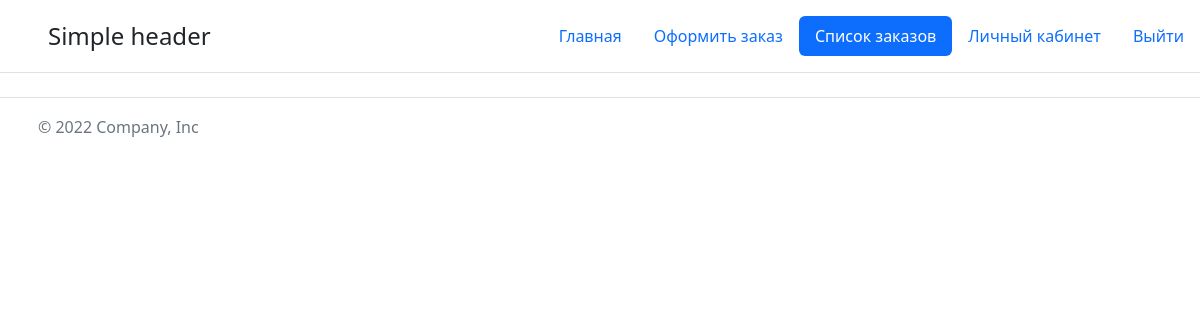
The page /order/list (signed in) on the database as committed earlier.
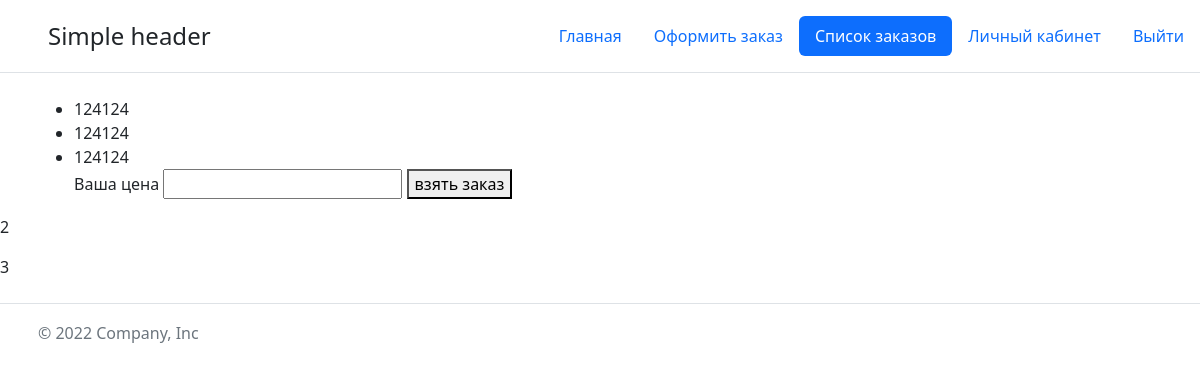
The same page on the database as committed later.
### main/models.py (models this page shows)
class Order(models.Model):
    company = models.ForeignKey(User, on_delete=models.PROTECT, related_name='order_author')
    company_name = models.CharField(max_length=100)
    address_city = models.CharField(max_length=50)
    address_street = models.CharField(max_length=100, blank=True, null=True)
    full_address = models.CharField(max_length=150)
    address_city_to = models.CharField(max_length=50)
    address_street_to = models.CharField(max_length=100, blank=True, null=True)
    full_address_to = models.CharField(max_length=150)
    price = models.DecimalField(verbose_name='Стоимость', max_digits=19, decimal_places=0, blank=True, null=True)
    carrier = models.ForeignKey('Order_wait_list', on_delete=models.PROTECT, related_name='order_carrier',
                                   blank=True, null=True,)
    is_complete = models.BooleanField(default=False, blank=True, null=True)
    is_payments = models.BooleanField(default=False, blank=True, null=True)
    data = models.DateTimeField(auto_now_add=True, blank=True, null=True)
    data_update = models.DateTimeField(auto_now=True, blank=True, null=True)
    def __str__(self):
        return f'{self.id}'

### main/views.py (the view)
# urls.py: path('order/list', views.order_list, name='order_list'),
def order_list(request):
    paginate_by = 2
    p = Order.objects.all().order_by('-id').exclude(company=request.user).exclude(order_in_w_list__carrier=request.user)
    paginator = Paginator(p, paginate_by)
    page_number = request.GET.get('page')
    page_obj = paginator.get_page(page_number)
    page_paginator = page_obj.has_other_pages()
    if not request.user.is_authenticated:
        messages.warning(request, f'Вам необходимо зарегистрироваться!')
        return redirect('login')
    if not request.user.is_carrier or not request.user.is_verified:
        messages.warning(request, f'Вы не являетесь перевозчиком!')
        return redirect('home')
    if request.method == 'POST':
        form = Add_Carrier_Order(request.POST)
        if form.is_valid():
            form.save()
            messages.success(request, f'Заявка оставлена!')
            return redirect('order_list')
        else:
            messages.warning(request, f'Ошибочка повторите попытку!')
            form = Add_Carrier_Order(request.POST)
            return render(request, 'main/order_list.html', {'title': 'Список заказов',
                                                            'active_order_list': 'active',
                                                            'page_obj': page_obj,
                                                            'page_paginator': page_paginator,
                                                            'form': form})
    else:
        form = Add_Carrier_Order()
    return render(request, 'main/order_list.html', {'title': 'Список заказов',
                                                    'active_order_list': 'active',
                                                    'page_obj': page_obj,
                                                    'page_paginator': page_paginator,
                                                    'form': form,
                                                    'query': p})

### main/forms.py
class Add_Carrier_Order(forms.ModelForm):
    queryset_o = Order.objects.all().filter()
    queryset_c = User.object.all().filter()
    order = forms.ModelChoiceField(queryset=queryset_o, widget=forms.HiddenInput())
    carrier = forms.ModelChoiceField(queryset=queryset_c, widget=forms.HiddenInput())
    carrier_price = forms.DecimalField(label='Ваша цена', max_digits=19, decimal_places=0)
    def __init__(self, *args, **kwargs):
        super(Add_Carrier_Order, self).__init__(*args, **kwargs)
        self.fields['order'].widget.attrs.update({
            'value': '{{item}}'
        })
    class Meta:
        model = Order_wait_list
        fields = ('order', 'carrier', 'carrier_price')

### main/templates/main/order_list.html (shortened to what this page needs)
{% extends 'main/base.html' %}
{% block content %}
{%for item in page_obj%}
<div class="container">
    <div class="wrapper">
        <ul>
            <li>{{item.full_address}}</li>
            <li>{{item.full_address_to}}</li>
            <li>{{item.price}}</li>
            <form action="#" method="post">
                {{form.carrier_price.label}}
                {{form.carrier_price}}
                <button id="submit_carrier_order" type="submit">взять заказ</button>
            </form>
        </ul>
    </div>
</div>
<p>{{item.company_id}}</p>
<p>{{item}}</p>
{%endfor%}
{% endblock %}

### main/templates/main/base.html (shortened to what this page needs)
<!DOCTYPE html>
<html lang="ru">
<head>
    {% load static %}
    <link href="https://cdn.jsdelivr.net/npm/bootstrap@5.2.1/dist/css/bootstrap.min.css" rel="stylesheet">
</head>
<header class="d-flex flex-wrap justify-content-center py-3 mb-4 border-bottom">
      <a href="/" class="d-flex align-items-center mb-3 mb-md-0 me-md-auto text-dark text-decoration-none">
        <svg class="bi me-2" width="40" height="32"><use xlink:href="#bootstrap"></use></svg>
        <span class="fs-4">Simple header</span>
      </a>
      <ul class="nav nav-pills">
        <li class="nav-item"><a href="{% url 'home' %}" class="nav-link {{ active_home }}" aria-current="page">Главная</a></li>
          {% if request.user.is_authenticated %}
        <li class="nav-item"><a href="{% url 'order' %}" class="nav-link {{ active_order }}">Оформить заказ</a></li>
          {% if request.user.is_carrier %}
        <li class="nav-item"><a href="{% url 'order_list' %}" class="nav-link {{ active_order_list }}">Список заказов</a></li>
          {% endif %}
        <li class="nav-item"><a href="{% url 'account' %}" class="nav-link {{ active_account }}">Личный кабинет</a></li>
        <li class="nav-item"><a href="{% url 'logout' %}" class="nav-link">Выйти</a></li>
          {% else %}
        <li class="nav-item"><a href="{% url 'register' %}" class="nav-link {{ active_reg }}">Регистрация</a></li>
        <li class="nav-item"><a href="{% url 'login' %}" class="nav-link {{ active_login }}">Вход</a></li>
          {% endif %}
      </ul>
</header>
<body>
{% block content %}
{% endblock %}
</body>
<footer class="d-flex flex-wrap justify-content-between align-items-center py-3 my-4 border-top">
    <div class="col-md-4 d-flex align-items-center">
      <a href="/" class="mb-3 me-2 mb-md-0 text-muted text-decoration-none lh-1">
        <svg class="bi" width="30" height="24"><use xlink:href="#bootstrap"></use></svg>
      </a>
      <span class="mb-3 mb-md-0 text-muted">© 2022 Company, Inc</span>
    </div>
    <ul class="nav col-md-4 justify-content-end list-unstyled d-flex">
      <li class="ms-3"><a class="text-muted" href="#"><svg class="bi" width="24" height="24"><use xlink:href="#twitter"></use></svg></a></li>
      <li class="ms-3"><a class="text-muted" href="#"><svg class="bi" width="24" height="24"><use xlink:href="#instagram"></use></svg></a></li>
      <li class="ms-3"><a class="text-muted" href="#"><svg class="bi" width="24" height="24"><use xlink:href="#facebook"></use></svg></a></li>
    </ul>
</footer>
</html>

Rows that differ between the two databases and show on the page:
added Order: full_address "124124", full_address_to "124124", price "124124", carrier_price.label "Ваша цена", company_id "2", id "3"
